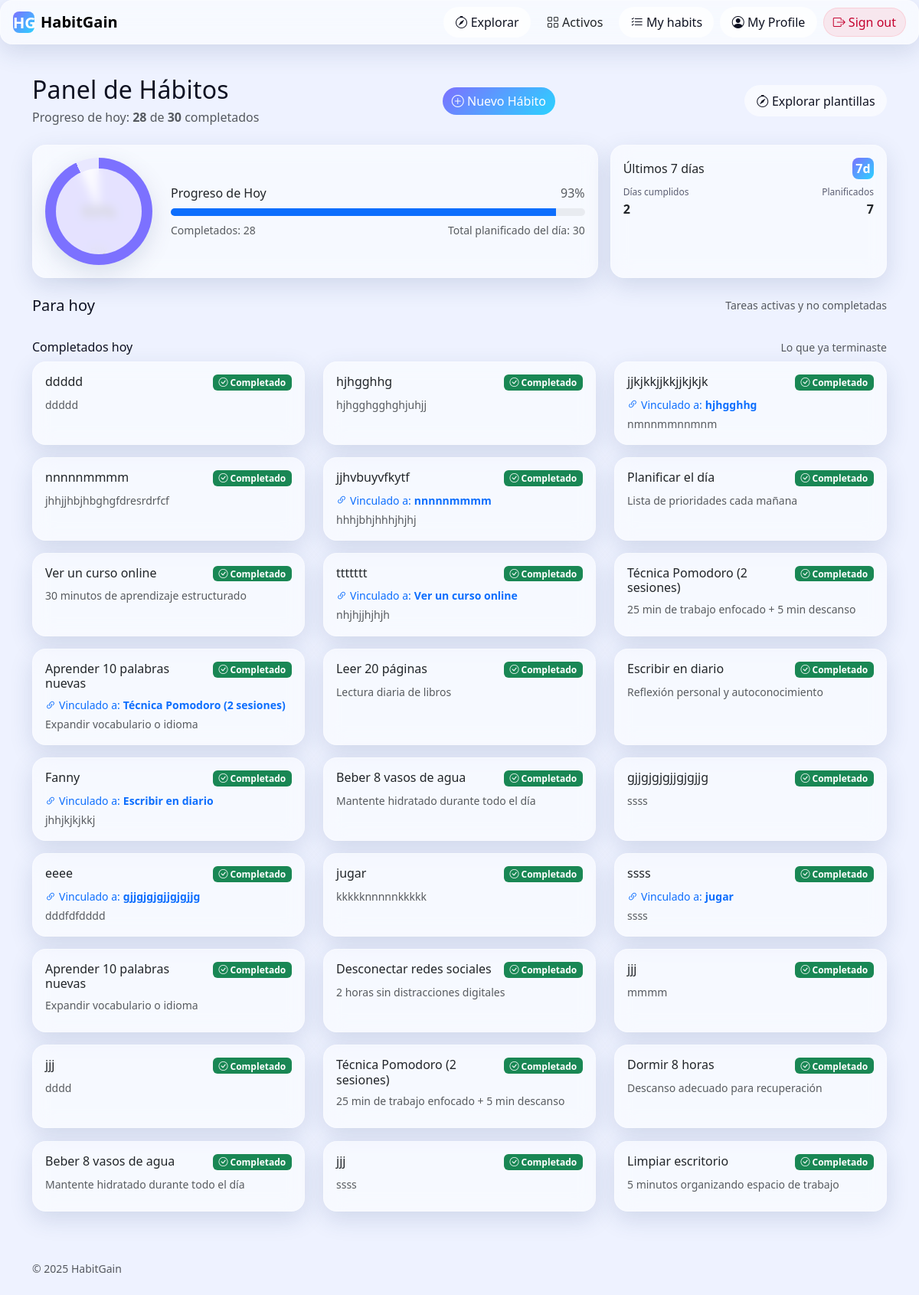
The page /progress/panel (signed in) on the database its author committed.
### tables this page shows
CREATE TABLE habits (
                id INTEGER PRIMARY KEY AUTOINCREMENT,
                name TEXT NOT NULL,
                frequency TEXT NOT NULL,
                short_desc TEXT NOT NULL,
                long_desc  TEXT NOT NULL,
                why_works  TEXT NOT NULL,
                category_id INTEGER NOT NULL,
                icon TEXT NOT NULL,
                created_at TIMESTAMP DEFAULT CURRENT_TIMESTAMP, owner_email TEXT, active INTEGER NOT NULL DEFAULT 1, habit_base_id INTEGER, frequency_detail TEXT,
                FOREIGN KEY (category_id) REFERENCES categories(id)
            );

### habitgain/progress/__init__.py (the view)
@progress_bp.route("/panel")
def panel():
    user = (session.get("user") or {}).get("email")
    if not user:
        return redirect(url_for("auth.login"))
    habits = Habit.list_active_by_owner(user)
    id_to_name = {h["id"]: h.get("name") for h in habits}
    for h in habits:
        base_id = h.get("habit_base_id")
        if base_id:
            base_name = id_to_name.get(base_id)
            if not base_name:
                base = Habit.get_by_id(int(base_id))
                base_name = base.get("name") if base else None
            h["base_name"] = base_name
    cats = {c["id"]: c["name"] for c in Category.all()}
    for h in habits:
        cid = h.get("category_id")
        if cid:
            h["category_name"] = cats.get(cid)
    completed_today_ids = set(Completion.completed_today_ids(user))
    completed = len(completed_today_ids)
    total_active_today = len(habits)
    today = end_date = _dt.date.today()
    planned_total_max = DailyProgress.ensure_and_get_planned_max(user, today.isoformat(), total_active_today)
    denom = max(1, planned_total_max)
    percent = int(round((completed / denom) * 100))
    if percent < 0:
        percent = 0
    if percent > 100:
        percent = 100
    start_date = end_date - _dt.timedelta(days=6)
    days_completed = Completion.count_days_with_completion(user, start_date.isoformat(), end_date.isoformat())
    days_planned = 7  # objetivo simple: cumplir algo cada día en la última semana
    bases = [h for h in habits if not h.get("habit_base_id")]
    children_map = {}
    for h in habits:
        b = h.get("habit_base_id")
        if b:
            children_map.setdefault(int(b), []).append(h)
    next_due_ids = {h["id"] for h in habits if h.get("habit_base_id") in completed_today_ids and h["id"] not in completed_today_ids}
    bases_pending = [b for b in bases if b["id"] not in completed_today_ids]
    bases_completed = [b for b in bases if b["id"] in completed_today_ids]
    children_pending_map = {}
    children_completed_map = {}
    for base in bases:
        for child in children_map.get(base["id"], []):
            target = children_completed_map if child["id"] in completed_today_ids else children_pending_map
            target.setdefault(base["id"], []).append(child)
    csrf_token = secrets.token_urlsafe(32)
    session["csrf_token_progress"] = csrf_token
    session.modified = True
    return render_template(
        "progress/panel.html",
        habits=habits,
        bases=bases,
        children_map=children_map,
        bases_pending=bases_pending,
        bases_completed=bases_completed,
        children_pending_map=children_pending_map,
        children_completed_map=children_completed_map,
        completed=completed,
        total=total_active_today,
        completed_today_ids=completed_today_ids,
        days_completed=days_completed,
        days_planned=days_planned,
        percent=percent,
        planned_total_max=planned_total_max,
        next_due_ids=next_due_ids,
        csrf_token=csrf_token,
    )

### habitgain/models.py (called while the page is built, shortened)
    def get_connection(self) -> sqlite3.Connection:
        conn = sqlite3.connect(self.db_name, timeout=20.0,
                               check_same_thread=False)
        conn.row_factory = sqlite3.Row
        conn.execute("PRAGMA journal_mode=WAL")
        conn.execute("PRAGMA busy_timeout=20000")
        return conn

    @staticmethod
    def all() -> List[Dict[str, Any]]:
        db = Database()
        conn = db.get_connection()
        cur = conn.cursor()
        cur.execute("SELECT id, name, icon FROM categories ORDER BY name ASC")
        rows = cur.fetchall()
        conn.close()
        return [dict(r) for r in rows]

    @staticmethod
    def list_active_by_owner(email: str) -> List[Dict[str, Any]]:
        db = Database()
        conn = db.get_connection()
        cur = conn.cursor()
        cur.execute(
            """
            SELECT id, owner_email, name, active, short_desc, category_id, frequency, habit_base_id
            FROM habits
            WHERE owner_email=? AND active=1
            ORDER BY id DESC
            """,
            (email,),
        )
        rows = cur.fetchall()
        conn.close()
        return [dict(r) for r in rows]

    @staticmethod
    def ensure_and_get_planned_max(owner_email: str, date_str: str, current_active_total: int) -> int:
        db = Database()
        conn = db.get_connection()
        try:
            cur = conn.cursor()
            cur.execute(
                "SELECT planned_total_max FROM daily_progress WHERE owner_email=? AND date=?",
                (owner_email, date_str),
            )
            row = cur.fetchone()
            planned = int(row[0])
            return planned
        finally:
            conn.close()

    @staticmethod
    def completed_today_ids(owner_email: str) -> List[int]:
        import datetime as _dt
        db = Database()
        conn = db.get_connection()
        cur = conn.cursor()
        today = _dt.date.today().isoformat()
        cur.execute(
            """
            SELECT habit_id FROM habit_completions
            WHERE owner_email=? AND date=?
            """,
            (owner_email, today),
        )
        rows = cur.fetchall()
        conn.close()
        return [int(r[0]) for r in rows]

### habitgain/progress/templates/progress/panel.html (shortened to what this page needs)
{% extends "base.html" %}
{% block content %}
<div class="d-flex justify-content-between align-items-center mb-4">
  <div>
    <h2 class="mb-1">Panel de Hábitos</h2>
    <p class="text-muted mb-0">Progreso de hoy: <strong>{{ completed }}</strong> de <strong>{{ total }}</strong>
      completados</p>
  </div>
  <a class="btn btn-primary rounded-pill" href="{{ url_for('habits.create') }}">
    <i class="bi bi-plus-circle"></i> Nuevo Hábito
  </a>
  <a class="btn btn-ghost ms-2" href="{{ url_for('explore.home') }}">
    <i class="bi bi-compass"></i> Explorar plantillas
  </a>
</div>
{% set percent = percent if percent is defined else (((completed / (total if total>0 else 1)) * 100) | round | int) %}
<div class="row g-3 mb-4 align-items-stretch">
  <div class="col-md-8">
    <div class="card glass h-100">
      <div class="card-body">
        <div class="d-flex flex-wrap gap-4 align-items-center">
          <div class="progress-ring" style="--p: {{ percent }};">
            <div class="progress-value">{{ percent }}%</div>
            <div class="progress-caption">Hoy</div>
          </div>
          <div class="flex-grow-1">
            <div class="d-flex justify-content-between align-items-center mb-2">
              <span class="fw-medium">Progreso de Hoy</span>
              <span class="text-muted">{{ percent }}%</span>
            </div>
            <div class="progress progress-animated" style="height: 10px;">
              <div class="progress-bar" role="progressbar" style="width: {{ percent }}%"></div>
            </div>
            <div class="d-flex justify-content-between mt-2 small text-muted">
              <span>Completados: {{ completed }}</span>
              <span>Total planificado del día: {{ planned_total_max if planned_total_max is defined else total }}</span>
            </div>
          </div>
        </div>
      </div>
    </div>
  </div>
  <div class="col-md-4">
    <div class="card glass h-100 weekly-card">
      <div class="card-body">
        <div class="d-flex justify-content-between align-items-center mb-2">
          <span class="fw-medium">Últimos 7 días</span>
          <span class="brand-badge">7d</span>
        </div>
        <div class="d-flex justify-content-between">
          <div class="metric">
            <div class="label">Días cumplidos</div>
            <div class="value">{{ days_completed }}</div>
          </div>
          <div class="metric text-end">
            <div class="label">Planificados</div>
            <div class="value">{{ days_planned }}</div>
          </div>
        </div>
      </div>
    </div>
  </div>
  </div>
{% if habits %}
<div class="d-flex justify-content-between align-items-center mb-2">
  <h5 class="mb-0">Para hoy</h5>
  <span class="text-muted small">Tareas activas y no completadas</span>
</div>
<div class="d-flex justify-content-between align-items-center mt-4 mb-2">
  <h6 class="mb-0">Completados hoy</h6>
  <span class="text-muted small">Lo que ya terminaste</span>
</div>
<div class="row">
  {% for base in bases_completed %}
  <div class="col-md-6 col-lg-4 mb-3">
    <div class="card glass h-100">
      <div class="card-body">
        <div class="d-flex justify-content-between align-items-start mb-2">
          <h6 class="card-title mb-0 fw-medium">{{ base.name }}</h6>
          <span class="badge bg-success"><i class="bi bi-check-circle"></i> Completado</span>
        </div>
        {% if base.short_desc %}
        <p class="text-muted small mb-2">{{ base.short_desc }}</p>
        {% endif %}
      </div>
    </div>
  </div>
  {% set children_c = children_completed_map.get(base.id, []) %}
  {% if children_c %}
    {% for h in children_c %}
    <div class="col-md-6 col-lg-4 mb-3">
      <div class="card glass h-100">
        <div class="card-body">
          <div class="d-flex justify-content-between align-items-start mb-2">
            <h6 class="card-title mb-0 fw-medium">{{ h.name }}</h6>
            <span class="badge bg-success"><i class="bi bi-check-circle"></i> Completado</span>
          </div>
          {% if h.base_name %}
          <div class="small text-primary d-flex align-items-center gap-1 mb-1"><i class="bi bi-link-45deg"></i> Vinculado a: <strong>{{ h.base_name }}</strong></div>
          {% endif %}
          {% if h.short_desc %}
          <p class="text-muted small mb-0">{{ h.short_desc }}</p>
          {% endif %}
        </div>
      </div>
    </div>
    {% endfor %}
  {% endif %}
  {% endfor %}
</div>
{% endif %}
<div id="toasts" class="toast-container position-fixed bottom-0 end-0 p-3" style="z-index: 1100;"></div>
{% endblock %}

### habitgain/static/css/styles.css (style rules this page uses)
:root { --bg: #eef2ff; --ink: #0f1222; --muted: #5b5e72; --primary: #6b5bff; --accent: #2bd2ff; --gradient-1: 217, 70, 239; --gradient-2: 79, 70, 229; --gradient-3: 45, 212, 191; --glass-bg: rgba(255, 255, 255, 0.55); --glass-brd: rgba(255, 255, 255, 0.35); --shadow: 0 10px 30px rgba(40, 70, 120, 0.15); }
html, body { background: var(--bg); color: var(--ink); min-height: 100%; }
.glass { backdrop-filter: blur(14px) saturate(140%); -webkit-backdrop-filter: blur(14px) saturate(140%); background: var(--glass-bg); border: 1px solid var(--glass-brd); border-radius: 16px; box-shadow: var(--shadow); }
.card.glass { border-radius: 18px; }
.btn-ghost { border: 1px solid transparent; color: var(--ink); background: rgba(255, 255, 255, 0.6); backdrop-filter: blur(10px); border-radius: 999px; padding: .45rem .9rem; }
.btn-primary { background: linear-gradient(135deg, #7c71ff, #2bd2ff); border: none; }
.brand-badge { display: inline-grid; place-items: center; width: 28px; height: 28px; border-radius: 8px; color: #fff; font-weight: 700; background: linear-gradient(135deg, #7c71ff, #2bd2ff); }
h1, h2, h3 { letter-spacing: .2px }
.progress { background-color: rgba(0,0,0,.06); overflow: hidden; border-radius: 999px; }
.progress-animated .progress-bar { transition: width .6s ease; }
.progress-ring { --size: 140px; --track: #e9e8ff; width: var(--size); height: var(--size); border-radius: 50%; position: relative; background: conic-gradient(#7c71ff calc(var(--p,0) * 1%), var(--track) 0); display: grid; place-items: center; box-shadow: var(--shadow); }
.progress-ring::after { content: ""; width: calc(var(--size) - 28px); height: calc(var(--size) - 28px); background: rgba(255,255,255,.8); border-radius: 50%; backdrop-filter: blur(6px); }
.progress-ring .progress-value { position: absolute; font-weight: 800; font-size: 1.35rem; }
.progress-ring .progress-caption { position: absolute; bottom: 12px; font-size: .75rem; color: var(--muted); }
.weekly-card .metric { display: grid; gap: .1rem; }
.weekly-card .metric .label { font-size:.75rem;color:var(--muted) }
.weekly-card .metric .value { font-weight:700 }

### rows shown on the page
habits: name "ddddd", short_desc "ddddd"
habits: name "hjhgghhg", short_desc "hjhgghgghghjuhjj", base_name "hjhgghhg"
habits: name "jjkjkkjjkkjjkjkjk", short_desc "nmnnmmnnmnm"
habits: name "nnnnnmmmm", short_desc "jhhjjhbjhbghgfdresrdrfcf", base_name "nnnnnmmmm"
habits: name "jjhvbuyvfkytf", short_desc "hhhjbhjhhhjhjhj"
habits: name "Planificar el día", short_desc "Lista de prioridades cada mañana"
habits: name "Ver un curso online", short_desc "30 minutos de aprendizaje estructurado", base_name "Ver un curso online"
habits: name "ttttttt", short_desc "nhjhjjhjhjh"
habits: name "Técnica Pomodoro (2 sesiones)", short_desc "25 min de trabajo enfocado + 5 min descanso", base_name "Técnica Pomodoro (2 sesiones)"
habits: name "Aprender 10 palabras nuevas", short_desc "Expandir vocabulario o idioma"
habits: name "Leer 20 páginas", short_desc "Lectura diaria de libros"
habits: name "Escribir en diario", short_desc "Reflexión personal y autoconocimiento", base_name "Escribir en diario"
habits: name "Fanny", short_desc "jhhjkjkjkkj"
habits: name "Beber 8 vasos de agua", short_desc "Mantente hidratado durante todo el día"
habits: name "gjjgjgjgjjgjgjjg", short_desc "ssss", base_name "gjjgjgjgjjgjgjjg"
habits: name "eeee", short_desc "dddfdfdddd"
habits: name "jugar", short_desc "kkkkknnnnnkkkkk", base_name "jugar"
habits: name "ssss", short_desc "ssss"
habits: name "Aprender 10 palabras nuevas", short_desc "Expandir vocabulario o idioma"
habits: name "Desconectar redes sociales", short_desc "2 horas sin distracciones digitales"
habits: name "jjj", short_desc "mmmm"
habits: name "jjj", short_desc "dddd"
habits: name "Técnica Pomodoro (2 sesiones)", short_desc "25 min de trabajo enfocado + 5 min descanso"
habits: name "Dormir 8 horas", short_desc "Descanso adecuado para recuperación"
habits: name "Beber 8 vasos de agua", short_desc "Mantente hidratado durante todo el día"
habits: name "jjj", short_desc "ssss"
habits: name "Limpiar escritorio", short_desc "5 minutos organizando espacio de trabajo"

### other values the page prints
{{ completed }} "28"
{{ total }} "30"
{{ percent }} "93"
{{ planned_total_max if planned_total_max is defined else total }} "30"
{{ days_completed }} "2"
{{ days_planned }} "7"
{{ 2025 }} "2025"
